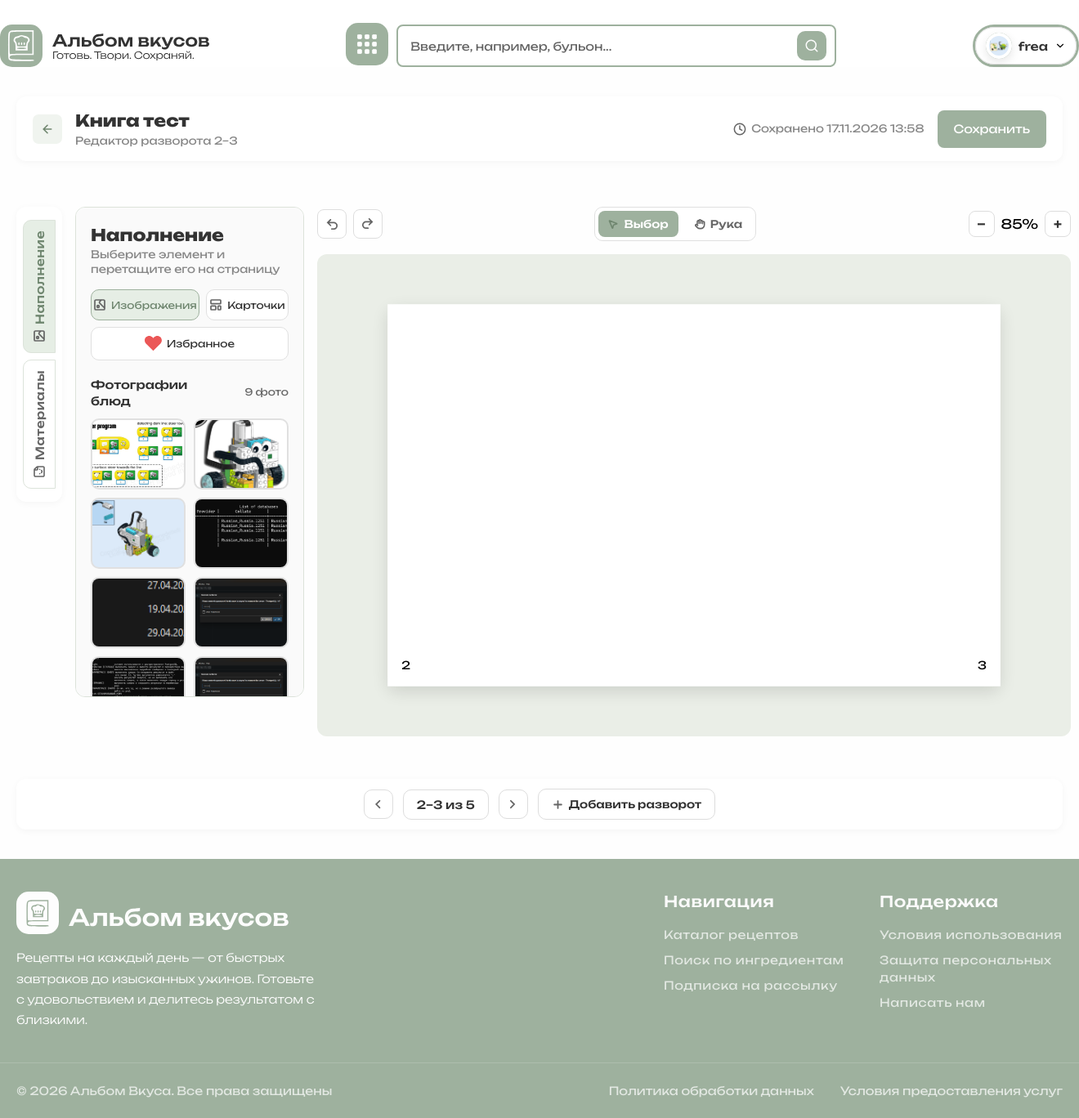
/?page=album_editor&id=c7e51d90-ed71-4be5-bc15-c456d191a519 (signed in), run on the app's committed database.
### tables this page shows
CREATE TABLE `users` (
  `id` char(36) NOT NULL DEFAULT (uuid()),
  `email` varchar(255) NOT NULL,
  `password_hash` varchar(255) NOT NULL,
  `username` varchar(50) NOT NULL,
  `avatar_url` text,
  `role` enum('user','admin','moderator') NOT NULL DEFAULT 'user',
  `created_at` datetime NOT NULL DEFAULT CURRENT_TIMESTAMP,
  `updated_at` datetime NOT NULL DEFAULT CURRENT_TIMESTAMP ON UPDATE CURRENT_TIMESTAMP
);

CREATE TABLE `albums` (
  `id` char(36) NOT NULL DEFAULT (uuid()),
  `user_id` char(36) NOT NULL,
  `template_id` char(36) DEFAULT NULL,
  `title` varchar(255) NOT NULL,
  `cover_url` text,
  `pages_count` int NOT NULL DEFAULT '0',
  `created_at` datetime NOT NULL DEFAULT CURRENT_TIMESTAMP,
  `updated_at` datetime NOT NULL DEFAULT CURRENT_TIMESTAMP ON UPDATE CURRENT_TIMESTAMP
);

CREATE TABLE `user_assets` (
  `id` char(36) NOT NULL DEFAULT (uuid()),
  `user_id` char(36) NOT NULL,
  `type` enum('photo','sticker','tape','stamp','frame') NOT NULL,
  `url` text NOT NULL,
  `name` varchar(255) DEFAULT NULL,
  `created_at` datetime NOT NULL DEFAULT CURRENT_TIMESTAMP
);

CREATE TABLE `album_pages` (
  `id` char(36) NOT NULL DEFAULT (uuid()),
  `album_id` char(36) NOT NULL,
  `page_number` int NOT NULL,
  `layout` json DEFAULT NULL,
  `created_at` datetime NOT NULL DEFAULT CURRENT_TIMESTAMP
);

### pages/user/album_editor.php (the view, shortened to what this page needs)
<?php
global $connect;
$album_id = $_GET['id'] ?? '';
$user_id = $_SESSION['user_id'];
$stmt = $connect->prepare("
    SELECT id, title, updated_at
    FROM albums
    WHERE id = ? AND user_id = ?
");
$stmt->execute([$album_id, $user_id]);
$album = $stmt->fetch(PDO::FETCH_ASSOC);
$stmt = $connect->prepare("
    SELECT id, page_number, layout
    FROM album_pages
    WHERE album_id = ?
    ORDER BY page_number ASC
");
$stmt->execute([$album_id]);
$pages = $stmt->fetchAll(PDO::FETCH_ASSOC);
foreach ($pages as $index => $pageItem) {
    $pages[$index]['layout'] = json_decode(
        $pageItem['layout'] ?? '{}',
        true
    ) ?? [];
}
$stmt = $connect->prepare("
    SELECT
        id,
        type,
        name,
        url
    FROM user_assets
    WHERE user_id = ?
      AND type = 'photo'
    ORDER BY created_at DESC
");
$stmt->execute([$user_id]);
$userPhotos = $stmt->fetchAll(PDO::FETCH_ASSOC);
?>
<div class="container">
    <div class="editor_header">
        <div class="editor_header_left">
            <a href="?page=albums" class="btn_back_editor" aria-label="Назад">
                <img src="../asset/img/btn_back.svg">
            </a>
            <div class="editor_header_info">
                <h1 class="album_title_editor"> <?= htmlspecialchars($album['title']) ?> </h1>
                <p class="album_subtitle_editor">Редактор разворота 2–3</p>
            </div>
        </div>
        <div class="editor_header_actions">
            <div class="editor_status">
                <img src="../asset/img/icon_clock.svg">
                <span class="status_text">Сохранено <?= date('d.m.Y H:i', strtotime($album['updated_at'])) ?></span>
            </div>
            <button class="btn v1 btn_save">Сохранить</button>
        </div>
    </div>
    <div class="editor_main">
        <aside class="editor_sidebar_tabs">
            <button class="sidebar_tab_vertical active" data-tab="content">
                <img src="../asset/img/icon_tab_1.svg">
                <span>Наполнение</span>
            </button>
            <button class="sidebar_tab_vertical" data-tab="materials">
                <img src="../asset/img/icon_tab_2.svg">
                <span>Материалы</span>
            </button>
        </aside>
        <aside class="editor_sidebar_content">
            <div class="sidebar_content active" id="tab-content">
                <div class="content_header">
                    <h2 class="content_title">Наполнение</h2>
                    <p class="content_subtitle">Выберите элемент и перетащите его на страницу</p>
                </div>
                <div class="content_tabs">
                    <button class="content_tab active" data-content-tab="images">
                        <img src="../asset/img/icon_tab_1.svg">
                        Изображения
                    </button>
                    <button class="content_tab" data-content-tab="cards">
                        <img src="../asset/img/icon_layout-template.svg">
                        Карточки
                    </button>
                    <button class="content_tab" data-content-tab="favorites">
                        <img src="../asset/img/icon_heart-active.svg" alt="">
                        Избранное
                    </button>
                </div>
                <div class="content_panel active" id="content-panel-images">
                    <div class="content_section_header">
                        <h3 class="content_section_title">Фотографии блюд</h3>
                        <span class="content_section_count">
                            <?= count($userPhotos) ?> фото
                        </span>
                    </div>
                    <div class="photos_grid">
                        <?php if (!empty($userPhotos)): ?>
                        <?php foreach ($userPhotos as $photo): ?>
                        <div class="photo_item" draggable="true"
                            data-id="<?= htmlspecialchars($photo['id'], ENT_QUOTES, 'UTF-8') ?>" data-type="photo"
                            data-url="<?= htmlspecialchars($photo['url'], ENT_QUOTES, 'UTF-8') ?>" data-width="200"
                            data-height="200">
                            <img src="<?= htmlspecialchars($photo['url'], ENT_QUOTES, 'UTF-8') ?>"
                                alt="<?= htmlspecialchars($photo['name'] ?? 'Моя фотография', ENT_QUOTES, 'UTF-8') ?>"
                                draggable="false">
                        </div>
                        <?php endforeach; ?>
                        <?php else: ?>
                        <p class="photos_empty" style='font-size:12px;'>
                            Здесь пока нет фотографий. Загрузите своё первое фото.
                        </p>
                        <?php endif; ?>
                    </div>
                </div>
            </div>
        </aside>
        <div class="editor_canvas">
            <div class="canvas_toolbar">
                <div class="canvas_toolbar_left">
                    <button class="canvas_tool" title="Отменить">
                        <img src="../asset/img/icon_undo_left.png">
                    </button>
                    <button class="canvas_tool" title="Повторить">
                        <img src="../asset/img/icon_redo_right.svg">
                    </button>
                </div>
                <div class="canvas_toolbar_center">
                    <button class="canvas_tool_text active">
                        <img src="../asset/img/icon_mouse.svg">
                        Выбор
                    </button>
                    <button class="canvas_tool_text">
                        <img src="../asset/img/icon_hand.svg">
                        Рука
                    </button>
                </div>
                <div class="canvas_zoom">
                    <button class="zoom_btn" id="zoom_out">−</button>
                    <span class="zoom_level">85%</span>
                    <button class="zoom_btn" id="zoom_in">+</button>
                </div>
            </div>
            <div class="canvas_area">
                <div class="book_spread">
                    <?php foreach ($pages as $pageItem): ?>
                    <?php
                        $pageNumber = (int)$pageItem['page_number'];
                        $pageSide = ($pageNumber % 2 === 0) ? 'left' : 'right';
                        $spreadIndex = (int)floor(($pageNumber - 2) / 2);
                        ?>
                    <div class="book_page book_page--<?= $pageSide ?>"
                        data-page-id="<?= htmlspecialchars($pageItem['id'], ENT_QUOTES, 'UTF-8') ?>"
                        data-page-number="<?= $pageNumber ?>" data-spread-index="<?= $spreadIndex ?>"
                        style="display: <?= $spreadIndex === 0 ? 'block' : 'none' ?>;">
                        <div class="page_number page_number--<?= $pageSide ?>">
                            <?= $pageNumber ?>
                        </div>
                    </div>
                    <?php endforeach; ?>
                </div>
            </div>
        </div>
    </div>
    <div class="editor_footer">
        <button class="nav_btn" id="prev_spread">
            <img src="../asset/img/icon_chevron_right.svg" alt="" srcset="">
        </button>
        <span class="spread_info">2–3 из 3</span>
        <button class="nav_btn" id="next_spread">
            <img src="../asset/img/icon_chevron_left.svg" alt="" srcset="">
        </button>
        <button class="btn_add_spread">
            <img src="../asset/img/icon_plus.svg">
            Добавить разворот
        </button>
    </div>
</div>

### includes/header.php (shortened to what this page needs)
<?php
    global $connect;
    $is_logged_in = isset($_SESSION['user_id']) && !empty($_SESSION['user_id']);
    $username = '';
    $avatar_letter = '';
    $user = null;
    if ($is_logged_in) {
        $stmt = $connect->prepare("
            SELECT username, avatar_url, role
            FROM users
            WHERE id = ?
        ");
        $stmt->execute([$_SESSION['user_id']]);
        $user = $stmt->fetch(PDO::FETCH_ASSOC);
        if ($user) {
            $username = $user['username'];
            $avatar_letter = mb_strtoupper(mb_substr($username, 0, 1));
        } else {
            $is_logged_in = false;
            session_unset();
            session_destroy();
        }
    }
?>
<header class="v2 desktop_header">
    <div class="header_container">
        <a href="?page=main">
            <div class="logo_container"></div>
        </a>
        <div class="search_block">
            <a href="?page=categories"><button class="menu_btn" aria-label="Категории"></button></a>
            <div class="search_input" id="headerSearchWrapper">
                <form class="header_search_form" id="headerSearchForm">
                    <input type="text" name="q" placeholder="Введите, например, бульон..." id="headerSearchInput"
                        autocomplete="off">
                </form>
            </div>
        </div>
        <div class="auth_buttons">
            <?php if ($is_logged_in): ?>
            <div class="user_menu" id="userMenu">
                <button class="user_menu_toggle" id="userMenuToggle" aria-label="Меню пользователя">
                    <div class="user_avatar_mini">
                        <?php if (!empty($user['avatar_url'])): ?>
                        <img class='profile_avatar' src="<?= htmlspecialchars($user['avatar_url']) ?>" alt="Аватар">
                        <?php else: ?>
                        <span><?= htmlspecialchars($avatar_letter) ?></span>
                        <?php endif; ?>
                    </div>
                    <span class="user_name_mini"><?= htmlspecialchars($username) ?></span>
                    <svg class="chevron_mini" width="14" height="14" viewBox="0 0 24 24" fill="none"
                        stroke="currentColor" stroke-width="2" stroke-linecap="round">
                        <polyline points="6 9 12 15 18 9" />
                    </svg>
                </button>
            </div>
            <?php else: ?>
            <a href="#" class="auth-btn active" id="loginBtn">Войти</a>
            <a href="#" class="auth-btn" id="registerBtn">Регистрация</a>
            <?php endif; ?>
        </div>
    </div>
</header>

### data on the page
users: avatar_url (picture), username "frea"
albums: title "Книга тест", updated_at "17.11.2026 13:58"
user_assets: url (picture)
user_assets: url (picture)
user_assets: url (picture)
user_assets: url (picture)
user_assets: url (picture)
user_assets: url (picture)
user_assets: url (picture)
user_assets: url (picture)
album_pages: page_number "3"

### other printed values
count($userPhotos) "9"
$pageNumber "2"
